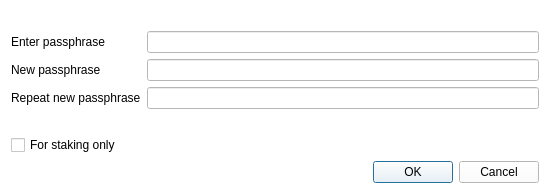
<?xml version="1.0" encoding="UTF-8"?>
<ui version="4.0">
 <class>AskPassphraseDialog</class>
 <widget class="QDialog" name="AskPassphraseDialog">
  <property name="geometry">
   <rect>
    <x>0</x>
    <y>0</y>
    <width>550</width>
    <height>190</height>
   </rect>
  </property>
  <property name="sizePolicy">
   <sizepolicy hsizetype="Preferred" vsizetype="Minimum">
    <horstretch>0</horstretch>
    <verstretch>0</verstretch>
   </sizepolicy>
  </property>
  <property name="minimumSize">
   <size>
    <width>550</width>
    <height>0</height>
   </size>
  </property>
  <property name="windowTitle">
   <string>Passphrase Dialog</string>
  </property>
  <property name="styleSheet">
   <string notr="true">background:white</string>
  </property>
  <layout class="QGridLayout" name="gridLayout">
   <item row="0" column="0">
    <widget class="QLabel" name="warningLabel">
     <property name="textFormat">
      <enum>Qt::RichText</enum>
     </property>
     <property name="wordWrap">
      <bool>true</bool>
     </property>
    </widget>
   </item>
   <item row="1" column="0">
    <layout class="QFormLayout" name="formLayout">
     <property name="fieldGrowthPolicy">
      <enum>QFormLayout::AllNonFixedFieldsGrow</enum>
     </property>
     <item row="0" column="0">
      <widget class="QLabel" name="passLabel1">
       <property name="text">
        <string>Enter passphrase</string>
       </property>
      </widget>
     </item>
     <item row="0" column="1">
      <widget class="QLineEdit" name="passEdit1">
       <property name="echoMode">
        <enum>QLineEdit::Password</enum>
       </property>
      </widget>
     </item>
     <item row="1" column="0">
      <widget class="QLabel" name="passLabel2">
       <property name="text">
        <string>New passphrase</string>
       </property>
      </widget>
     </item>
     <item row="1" column="1">
      <widget class="QLineEdit" name="passEdit2">
       <property name="echoMode">
        <enum>QLineEdit::Password</enum>
       </property>
      </widget>
     </item>
     <item row="2" column="0">
      <widget class="QLabel" name="passLabel3">
       <property name="styleSheet">
        <string notr="true"/>
       </property>
       <property name="text">
        <string>Repeat new passphrase</string>
       </property>
      </widget>
     </item>
     <item row="2" column="1">
      <widget class="QLineEdit" name="passEdit3">
       <property name="echoMode">
        <enum>QLineEdit::Password</enum>
       </property>
      </widget>
     </item>
     <item row="3" column="1">
      <widget class="QLabel" name="capsLabel">
       <property name="text">
        <string/>
       </property>
       <property name="alignment">
        <set>Qt::AlignCenter</set>
       </property>
      </widget>
     </item>
     <item row="4" column="0">
      <widget class="QCheckBox" name="mintingCheckBox">
       <property name="enabled">
        <bool>true</bool>
       </property>
       <property name="visible">
        <bool>false</bool>
       </property>
       <property name="toolTip">
        <string>Serves to disable trivial use of sendmoney when the OS account is compromised. Provides no real security.</string>
       </property>
       <property name="text">
        <string>For staking only</string>
       </property>
      </widget>
     </item>
    </layout>
   </item>
   <item row="2" column="0">
    <widget class="QDialogButtonBox" name="buttonBox">
     <property name="styleSheet">
      <string notr="true"/>
     </property>
     <property name="orientation">
      <enum>Qt::Horizontal</enum>
     </property>
     <property name="standardButtons">
      <set>QDialogButtonBox::Cancel|QDialogButtonBox::Ok</set>
     </property>
    </widget>
   </item>
  </layout>
 </widget>
 <resources/>
 <connections>
  <connection>
   <sender>buttonBox</sender>
   <signal>accepted()</signal>
   <receiver>AskPassphraseDialog</receiver>
   <slot>accept()</slot>
   <hints>
    <hint type="sourcelabel">
     <x>248</x>
     <y>254</y>
    </hint>
    <hint type="destinationlabel">
     <x>157</x>
     <y>274</y>
    </hint>
   </hints>
  </connection>
  <connection>
   <sender>buttonBox</sender>
   <signal>rejected()</signal>
   <receiver>AskPassphraseDialog</receiver>
   <slot>reject()</slot>
   <hints>
    <hint type="sourcelabel">
     <x>316</x>
     <y>260</y>
    </hint>
    <hint type="destinationlabel">
     <x>286</x>
     <y>274</y>
    </hint>
   </hints>
  </connection>
 </connections>
</ui>
